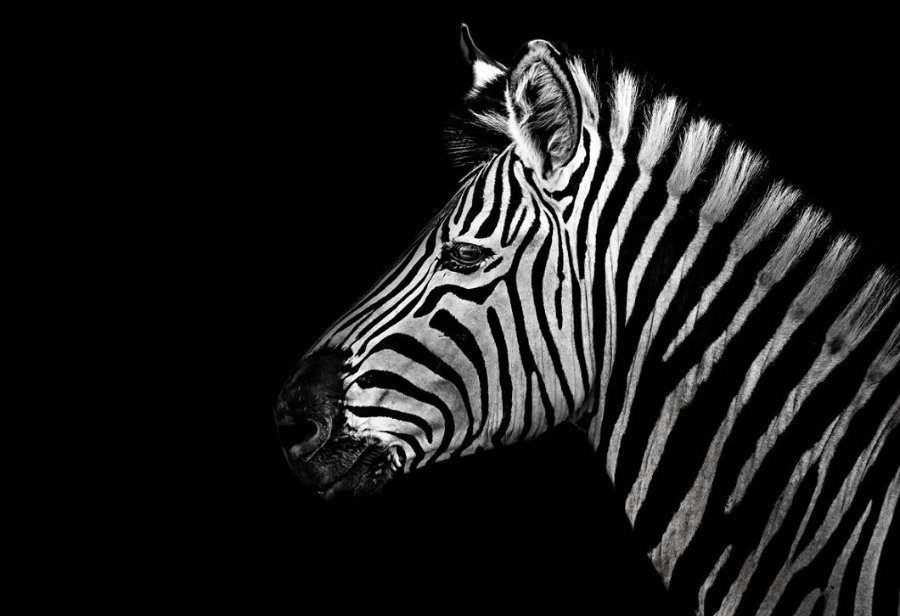
#> input picture original-zhivotnye_5.jpg, 900 x 616 px
$ python img_proc.py
#> lines starting #> are read from the running program, lines starting #| are printed output that depends on the picture
import cv2

# Завантаження зображення
image = cv2.imread('original-zhivotnye_5.jpg')
#> image is the input picture: shape (616, 900, 3); mean B, G, R 26.6, 26.7, 26.7


# Перетворення зображення в чорно-білий з використанням порогу
_, binary_image = cv2.threshold(image, 127, 255, cv2.THRESH_BINARY)
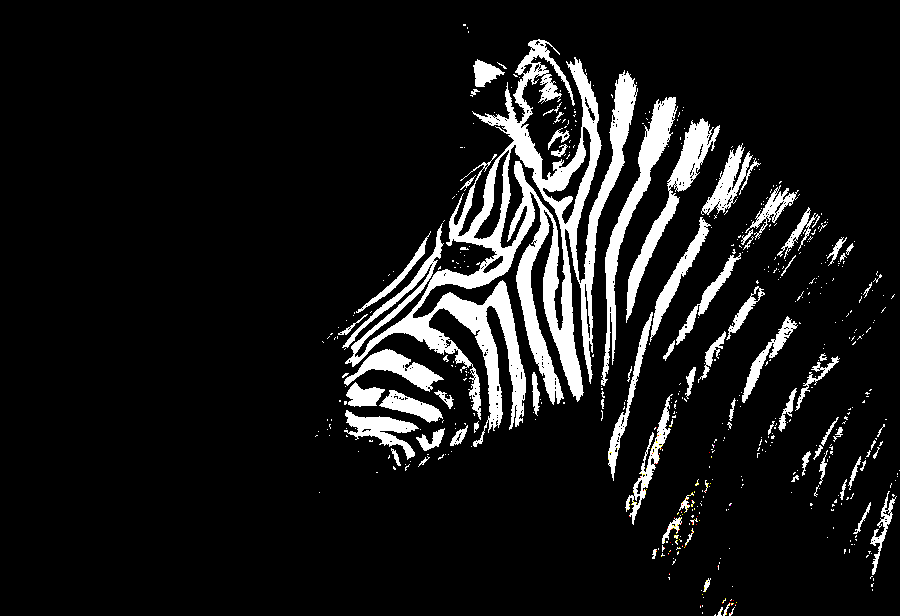
#> binary_image: shape (616, 900, 3); mean B, G, R 25.1, 25.2, 25.2

# Збереження чорно-білого зображення у форматі BMP
cv2.imwrite('output_image.bmp', binary_image)
